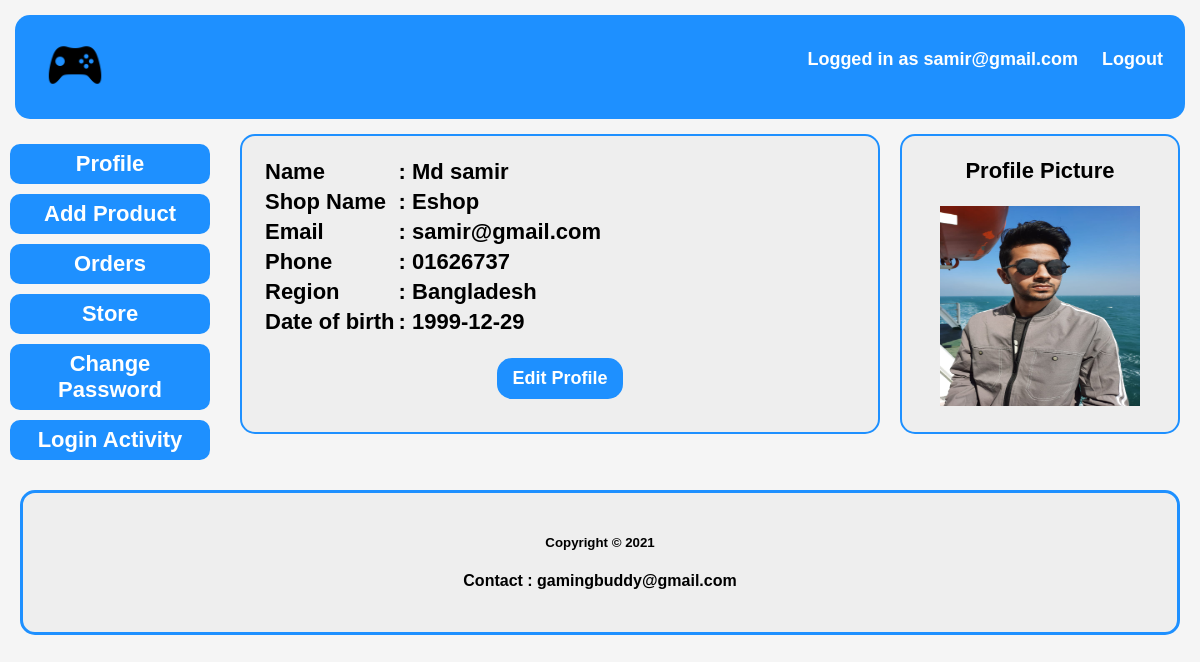
/view/seller_profile.php (signed in), run on the app's committed database.
### tables this page shows
CREATE TABLE `seller` (
  `id` varchar(36) NOT NULL,
  `email` varchar(30) NOT NULL,
  `password` varchar(20) NOT NULL,
  `name` varchar(35) NOT NULL,
  `shopName` text NOT NULL,
  `phone` text NOT NULL,
  `region` text NOT NULL,
  `dob` date DEFAULT NULL,
  `gender` text NOT NULL,
  `imgUrl` text DEFAULT '../img/avatar_icon.png'
);

### model/seller_profile.php (called while the page is built, shortened)
<?php
function sellerInfo($userId){
    $conn = db_conn();
    $query = "select * from seller where id='$userId'";
    try {
        $result = $conn->query($query);
        $rows = $result->fetchAll(PDO::FETCH_ASSOC);
        return $rows;
    } catch (PDOException $e){
        echo $e->getMessage();
        $conn = null;
        return null;
    }
}
function retrieveProfilePicture($userId){
    $conn = db_conn();
    $query = "select imgUrl from seller where id='$userId'";
    try {
        $result = $conn->query($query);
        $row = $result->fetchAll(PDO::FETCH_ASSOC);
        return $row[0]['imgUrl'];
    } catch (PDOException $e){
        echo $e->getMessage();
        $conn = null;
        return null;
    }
}

### controller/seller_profile_controller.php (called while the page is built, shortened)
<?php
require $_SERVER['DOCUMENT_ROOT'] . "/model/seller_profile.php";
function getUserInfo($userId){
    return sellerInfo($userId);
}
function getProfilePicture($userId){
    return retrieveProfilePicture($userId);
}

### view/seller_profile.php (the view, shortened to what this page needs)
<!DOCTYPE html>
<html>
<head>
    <link rel="stylesheet" href="../styles/seller_profile_styles.css">
</head>
<body>
<?php
include 'header.php';
require $_SERVER['DOCUMENT_ROOT'] . "/controller/seller_profile_controller.php";
$userInfo = getUserInfo($_SESSION['userId'])[0];
$imagePath = getProfilePicture($_SESSION['userId']);
?>
<div class="flex-container">
    <div class="sidenav">
        <a href="../view/seller_profile.php"><p class="sidenav-items">Profile</p></a>
        <a href="../view/add_product.php"><p class="sidenav-items">Add Product</p></a>
        <a href="#clients"><p class="sidenav-items">Orders</p></a>
        <a href="../view/showAllProducts.php"><p class="sidenav-items">Store</p></a>
        <a href="../view/change_password.php"><p class="sidenav-items">Change Password</p></a>
        <a href="../view/login_activity.php"><p class="sidenav-items">Login Activity</p></a>
    </div>
    <div class="content rounded-input-field">
        <table class="user-info">
            <tr>
                <td>Name</td>
                <td> : <?php echo $userInfo['name']; ?></td>
            </tr>
            <tr>
                <td>Shop Name</td>
                <td> : <?php echo $userInfo['shopName']; ?></td>
            </tr>
            <tr>
                <td>Email</td>
                <td> : <?php echo $userInfo['email']; ?></td>
            </tr>
            <tr>
                <td>Phone</td>
                <td> : <?php echo $userInfo['phone']; ?></td>
            </tr>
            <tr>
                <td>Region</td>
                <td> : <?php echo $userInfo['region']; ?></td>
            </tr>
            <tr>
                <td>Date of birth</td>
                <td> : <?php echo $userInfo['dob'] ?></td>
            </tr>
        </table>
        <input id="edit_profile" class="rectangular-button" type="button" value="Edit Profile"/>
    </div>
    <div class="profile-picture rounded-input-field">
        <p>Profile Picture</p>
        <img src="<?php echo $imagePath; ?>" alt="Avatar Icon" height="200" width="200" style="align-content: center"><br>
    </div>
</div>
<footer>
    <?php include 'footer.php'; ?>
</footer>
</body>
</html>

### styles/seller_profile_styles.css (style rules this page uses)
* { box-sizing: border-box; }
.flex-container { display: flex; flex-wrap: wrap; text-align: center; font-size: 22px; font-weight: bold; }
.user-info { text-align: left; margin: 20px; }
tr { padding: 15px; margin: 15px; }
.content { flex: 50%; margin-right: 20px; margin-left: 20px; padding: 20px; height: 300px; }
.sidenav { flex: 15%; }
.sidenav a { text-decoration: none; }
.profile-picture { flex: 20%; height: 300px; margin-right: 20px; }
.rounded-input-field { border-radius: 15px; border: dodgerblue solid 2px; background-color: #eeeeee; padding: 0; }
.rectangular-button { border-radius: 15px; border: transparent; color: white; padding: 10px 15px 10px 15px; background-color: dodgerblue; font-weight: bold; font-size: 18px; text-align: center; elevation: 8deg; }
.sidenav-items { text-align: center; background-color: dodgerblue; color: white; font-weight: bold; padding: 4px; border: dodgerblue solid 3px; border-radius: 10px; margin: 10px; }

### styles/header_style.css (style rules this page uses)
* { box-sizing: border-box; }
body { margin: auto; font-family: Arial, Helvetica, sans-serif; background-color: #f5f5f5; }

### data on the page
seller: name "Md samir", shopName "Eshop", email "samir@gmail.com", phone "01626737", region "Bangladesh", dob "1999-12-29", imgUrl (picture)

### other printed values
$_SESSION['email'] "samir@gmail.com"
